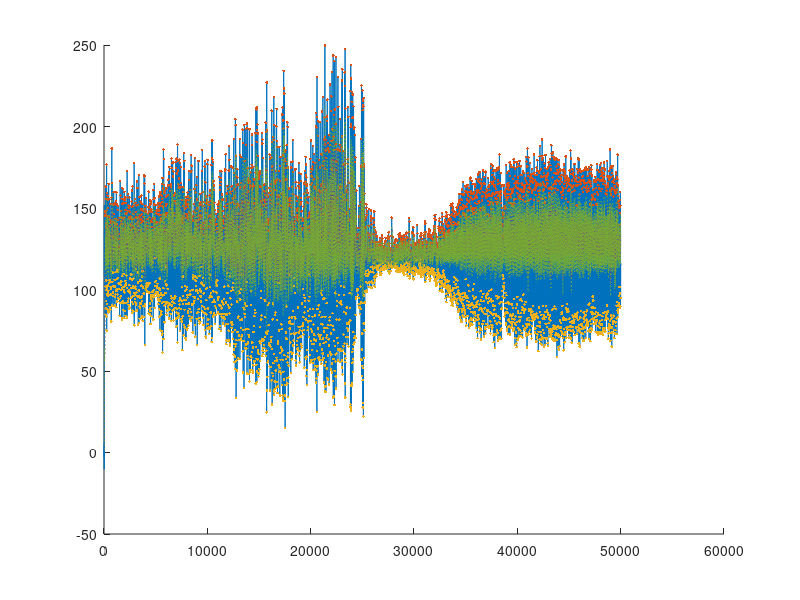
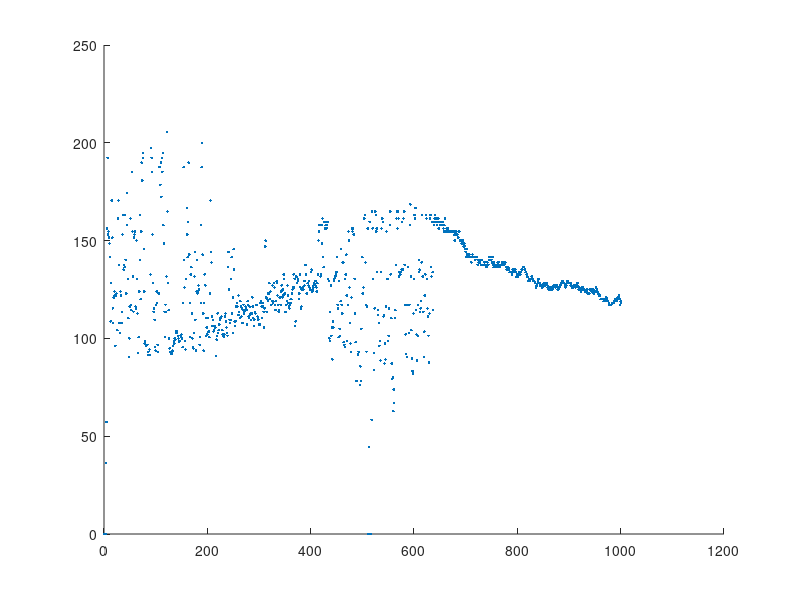

Write the MATLAB code that produced these figures, in order. (Note: this script raises an error after producing the figures.)
%%
h=firls(50,[0 4 5 25]/50*2,[1 1 0 0]);
load expdata1.csv


%%
x = expdata1(9000:59000,1);
n = (9000:59000)/50;

%%
x = conv(x,h);
x = x(1:length(n));

% x = rawH - mean(rawH);

peak = -100;
valley = 100;
baseline = 0;
threshold = 3;
state = 0;
flg_firststep = 0;
cross_zero = 0;
prev_x = 0;
step = 0;
step_period = ones(1,5)*2000;
step_periodidx = 1;
outHR = 0;

%
peaklist = [];
peakidx = [];
valleylist = [];
valleyidx = [];
baselinelist = zeros(1,length(x));
thresholdlist = zeros(1,length(x));
upperthresholdlist = zeros(1,length(x));
upperthresholdidx = zeros(1,length(x));
lowerthresholdlist = zeros(1,length(x));
lowerthresholdidx = zeros(1,length(x));

msTimCnt = 0;
step_timeout = msTimCnt;
step_mstick = msTimCnt;

outHRlist = zeros(1,length(x));

baseline = mean(x(1:50));

for i=51:length(x)
    if i>50 && state ~= 0
        threshold = std(x(i-25:i))*0.3;
        if threshold < 3
            threshold = 3;
        end
    end
    %
    baselinelist(i) = baseline;
    if state == 0 ||state == 3
        thresholdlist(i) = baseline+threshold;
        upperthresholdlist(i) = baseline+threshold;
        upperthresholdidx(i) = i;
    else
        thresholdlist(i) = baseline-threshold;
        lowerthresholdlist(i) = baseline-threshold;
        lowerthresholdidx(i) = i;
    end
    
    if state == 0
        if x(i) > baseline+threshold
            flg_firststep = 1;
            state = 2;
            peak = x(i);
            step_timeout = msTimCnt;
            %
            peakidx = [peakidx i];
            peaklist = [peaklist peak];
        end
    elseif state == 2
        if x(i)>peak
            peak = x(i);
            %
            peakidx(end) = i;
            peaklist(end) = peak;
        elseif x(i)<baseline-threshold
            if flg_firststep == 0
                step_period(step_periodidx) = msTimCnt - step_mstick;
                step_periodidx = mod(step_periodidx, 5)+1;
                step_mean = mean(step_period);
                outHR = 60000./step_mean;
            end
                flg_firststep = 0;
                state = 3;
                valley = x(i);
                step_timeout = msTimCnt;
                step_mstick = msTimCnt;
                %
                valleyidx = [valleyidx i];
                valleylist = [valleylist valley];
        elseif flg_firststep == 0
                baseline = (peak-valley)*3/5+valley;
        end
    elseif state == 3
        if x(i)<valley
            valley = x(i);
            baseline = (peak-valley)*3/5+valley;
            %
            valleyidx(end) = i;
            valleylist(end) = valley;
        elseif x(i)>baseline+threshold
                state = 2;
                peak = x(i);
                step_timeout = msTimCnt;
                %
                peaklist = [peaklist peak];
                peakidx = [peakidx i];
        else
				baseline = baseline - threshold*0.1;
        end
    end
    
    if ((state == 3) && (msTimCnt - step_timeout>2000)) || ((state == 2) && (msTimCnt - step_timeout>1000))
			state = 0;
            flg_firststep = 1;
			baseline = mean(x(i-25:i));
			threshold = 0.05;
			step_period = 2000*ones(1,5);
            outHR = 0;
    end
    
    prev_x = x(i);
    
    outHRlist(i) = outHR;
    
    msTimCnt = msTimCnt + 20;
end

%%
hold on
plot(x)
plot(peakidx, peaklist,'.')
plot(valleyidx, valleylist,'.')
plot(baselinelist,':')
plot(thresholdlist,':')

%%
figure
hold on
plot(outHRlist(1:50:end), '.')
plot(outSRlist(1:50:end), '.')
% plot(lowerthresholdidx, lowerthresholdlist,'.')
% plot(upperthresholdidx, upperthresholdlist,'.')